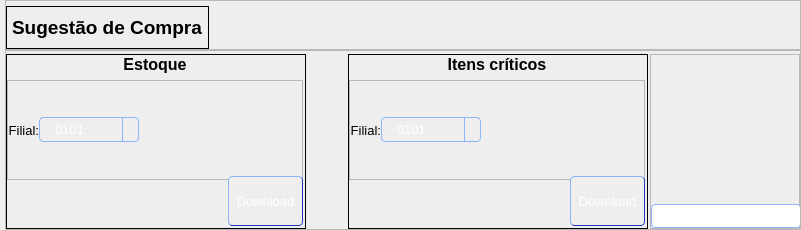
            <widget class="QWidget" name="sug_comp">
             <property name="styleSheet">
              <string notr="true">background-color: rgb(238, 238, 238);</string>
             </property>
             <layout class="QVBoxLayout" name="verticalLayout_5">
              <property name="spacing">
               <number>0</number>
              </property>
              <property name="leftMargin">
               <number>5</number>
              </property>
              <property name="topMargin">
               <number>0</number>
              </property>
              <property name="rightMargin">
               <number>0</number>
              </property>
              <property name="bottomMargin">
               <number>0</number>
              </property>
              <item>
               <widget class="QFrame" name="sug_top_frame">
                <property name="minimumSize">
                 <size>
                  <width>0</width>
                  <height>50</height>
                 </size>
                </property>
                <property name="maximumSize">
                 <size>
                  <width>16777215</width>
                  <height>50</height>
                 </size>
                </property>
                <property name="frameShape">
                 <enum>QFrame::StyledPanel</enum>
                </property>
                <property name="frameShadow">
                 <enum>QFrame::Raised</enum>
                </property>
                <layout class="QHBoxLayout" name="horizontalLayout_6">
                 <property name="spacing">
                  <number>0</number>
                 </property>
                 <property name="leftMargin">
                  <number>0</number>
                 </property>
                 <property name="topMargin">
                  <number>5</number>
                 </property>
                 <property name="rightMargin">
                  <number>0</number>
                 </property>
                 <property name="bottomMargin">
                  <number>0</number>
                 </property>
                 <item>
                  <widget class="QLabel" name="sug_title">
                   <property name="minimumSize">
                    <size>
                     <width>100</width>
                     <height>0</height>
                    </size>
                   </property>
                   <property name="font">
                    <font>
                     <pointsize>14</pointsize>
                     <weight>75</weight>
                     <bold>true</bold>
                    </font>
                   </property>
                   <property name="frameShape">
                    <enum>QFrame::Box</enum>
                   </property>
                   <property name="text">
                    <string>Sugestão de Compra</string>
                   </property>
                  </widget>
                 </item>
                 <item>
                  <spacer name="horizontalSpacer_11">
                   <property name="orientation">
                    <enum>Qt::Horizontal</enum>
                   </property>
                   <property name="sizeHint" stdset="0">
                    <size>
                     <width>40</width>
                     <height>20</height>
                    </size>
                   </property>
                  </spacer>
                 </item>
                </layout>
               </widget>
              </item>
              <item>
               <widget class="QFrame" name="base_frame">
                <property name="maximumSize">
                 <size>
                  <width>16777215</width>
                  <height>16777215</height>
                 </size>
                </property>
                <property name="styleSheet">
                 <string notr="true">background-color: rgb(238, 238, 238);</string>
                </property>
                <property name="frameShape">
                 <enum>QFrame::StyledPanel</enum>
                </property>
                <property name="frameShadow">
                 <enum>QFrame::Raised</enum>
                </property>
                <layout class="QHBoxLayout" name="horizontalLayout_2">
                 <property name="spacing">
                  <number>2</number>
                 </property>
                 <property name="leftMargin">
                  <number>0</number>
                 </property>
                 <property name="topMargin">
                  <number>3</number>
                 </property>
                 <property name="rightMargin">
                  <number>0</number>
                 </property>
                 <property name="bottomMargin">
                  <number>0</number>
                 </property>
                 <item alignment="Qt::AlignTop">
                  <widget class="QFrame" name="sug_option_frame">
                   <property name="minimumSize">
                    <size>
                     <width>300</width>
                     <height>0</height>
                    </size>
                   </property>
                   <property name="maximumSize">
                    <size>
                     <width>350</width>
                     <height>175</height>
                    </size>
                   </property>
                   <property name="styleSheet">
                    <string notr="true">background-color: rgb(238, 238, 238);</string>
                   </property>
                   <property name="frameShape">
                    <enum>QFrame::Box</enum>
                   </property>
                   <property name="frameShadow">
                    <enum>QFrame::Plain</enum>
                   </property>
                   <layout class="QVBoxLayout" name="verticalLayout_18">
                    <property name="spacing">
                     <number>0</number>
                    </property>
                    <property name="leftMargin">
                     <number>0</number>
                    </property>
                    <property name="topMargin">
                     <number>0</number>
                    </property>
                    <property name="rightMargin">
                     <number>2</number>
                    </property>
                    <property name="bottomMargin">
                     <number>2</number>
                    </property>
                    <item>
                     <widget class="QLabel" name="label_4">
                      <property name="minimumSize">
                       <size>
                        <width>100</width>
                        <height>25</height>
                       </size>
                      </property>
                      <property name="maximumSize">
                       <size>
                        <width>16777215</width>
                        <height>25</height>
                       </size>
                      </property>
                      <property name="font">
                       <font>
                        <pointsize>12</pointsize>
                        <weight>75</weight>
                        <bold>true</bold>
                       </font>
                      </property>
                      <property name="layoutDirection">
                       <enum>Qt::LeftToRight</enum>
                      </property>
                      <property name="text">
                       <string>Estoque</string>
                      </property>
                      <property name="textFormat">
                       <enum>Qt::PlainText</enum>
                      </property>
                      <property name="alignment">
                       <set>Qt::AlignHCenter|Qt::AlignTop</set>
                      </property>
                     </widget>
                    </item>
                    <item>
                     <widget class="QFrame" name="frame_12">
                      <property name="minimumSize">
                       <size>
                        <width>0</width>
                        <height>100</height>
                       </size>
                      </property>
                      <property name="maximumSize">
                       <size>
                        <width>16777215</width>
                        <height>100</height>
                       </size>
                      </property>
                      <property name="frameShape">
                       <enum>QFrame::StyledPanel</enum>
                      </property>
                      <property name="frameShadow">
                       <enum>QFrame::Raised</enum>
                      </property>
                      <layout class="QHBoxLayout" name="horizontalLayout_8">
                       <property name="spacing">
                        <number>0</number>
                       </property>
                       <property name="leftMargin">
                        <number>0</number>
                       </property>
                       <property name="topMargin">
                        <number>0</number>
                       </property>
                       <property name="rightMargin">
                        <number>0</number>
                       </property>
                       <property name="bottomMargin">
                        <number>0</number>
                       </property>
                       <item>
                        <widget class="QLabel" name="filial_sug">
                         <property name="minimumSize">
                          <size>
                           <width>0</width>
                           <height>50</height>
                          </size>
                         </property>
                         <property name="maximumSize">
                          <size>
                           <width>50</width>
                           <height>50</height>
                          </size>
                         </property>
                         <property name="font">
                          <font>
                           <pointsize>10</pointsize>
                          </font>
                         </property>
                         <property name="layoutDirection">
                          <enum>Qt::LeftToRight</enum>
                         </property>
                         <property name="styleSheet">
                          <string notr="true">color: rgb(0, 0, 0);</string>
                         </property>
                         <property name="text">
                          <string>Filial:</string>
                         </property>
                         <property name="textFormat">
                          <enum>Qt::AutoText</enum>
                         </property>
                         <property name="alignment">
                          <set>Qt::AlignRight|Qt::AlignTrailing|Qt::AlignVCenter</set>
                         </property>
                        </widget>
                       </item>
                       <item>
                        <widget class="QComboBox" name="filial_select">
                         <property name="minimumSize">
                          <size>
                           <width>100</width>
                           <height>25</height>
                          </size>
                         </property>
                         <property name="maximumSize">
                          <size>
                           <width>100</width>
                           <height>25</height>
                          </size>
                         </property>
                         <property name="font">
                          <font>
                           <pointsize>10</pointsize>
                          </font>
                         </property>
                         <property name="styleSheet">
                          <string notr="true">QComboBox {
    background-color: qlineargradient(x1:0, y1:0, x2:0, y2:1,
                      stop:0 rgb(90, 133, 250), stop:1 rgb(70, 113, 230));
    color: rgb(255, 255, 255);
    border: 1px solid rgb(140, 180, 250);
    border-radius: 4px;
    padding: 5px 15px;
}

QComboBox:hover {
    border: 1px solid rgb(160, 200, 255);
}

QComboBox::drop-down {
    subcontrol-origin: padding;
    subcontrol-position: top right;
    width: 15px;
    border-left: 1px solid rgb(140, 180, 250);
}

QComboBox::down-arrow {
    image: url(:/dependencies/seta.png);
    width: 20px;
    height: 20px;
}

QComboBox QAbstractItemView {
    border: 2px solid rgb(90, 133, 250);
    selection-background-color: rgb(70, 113, 230); /* Blue background */
    color: rgb(0, 0, 0); /* White text */
}</string>
                         </property>
                         <property name="currentText">
                          <string>0101</string>
                         </property>
                         <item>
                          <property name="text">
                           <string>0101</string>
                          </property>
                         </item>
                         <item>
                          <property name="text">
                           <string>0103</string>
                          </property>
                         </item>
                         <item>
                          <property name="text">
                           <string>0104</string>
                          </property>
                         </item>
                         <item>
                          <property name="text">
                           <string>0105</string>
                          </property>
                         </item>
                        </widget>
                       </item>
                       <item>
                        <spacer name="horizontalSpacer_8">
                         <property name="orientation">
                          <enum>Qt::Horizontal</enum>
                         </property>
                         <property name="sizeHint" stdset="0">
                          <size>
                           <width>40</width>
                           <height>20</height>
                          </size>
                         </property>
                        </spacer>
                       </item>
                      </layout>
                     </widget>
                    </item>
                    <item alignment="Qt::AlignRight">
                     <widget class="QPushButton" name="download_sug">
                      <property name="minimumSize">
                       <size>
                        <width>75</width>
                        <height>50</height>
                       </size>
                      </property>
                      <property name="maximumSize">
                       <size>
                        <width>75</width>
                        <height>50</height>
                       </size>
                      </property>
                      <property name="font">
                       <font>
                        <pointsize>10</pointsize>
                       </font>
                      </property>
                      <property name="focusPolicy">
                       <enum>Qt::WheelFocus</enum>
                      </property>
                      <property name="autoFillBackground">
                       <bool>false</bool>
                      </property>
                      <property name="styleSheet">
                       <string notr="true">QPushButton {
    background-color: qlineargradient(x1:0, y1:0, x2:0, y2:1,
                      stop:0 rgb(90, 133, 250), stop:1 rgb(70, 113, 230));
    color: rgb(255, 255, 255);
    border-top: 1px solid rgb(140, 180, 250);
    border-left: 1px solid rgb(140, 180, 250);
    border-bottom: 1px solid rgb(30, 53, 190);
    border-right: 1px solid rgb(30, 53, 190);
    border-radius: 4px;
    box-shadow: 5px 5px 10px rgba(0, 0, 0, 0.3);
    text-align: center;
}

QPushButton:pressed {
    background-color: qlineargradient(x1:0, y1:0, x2:0, y2:1,
                      stop:0 rgb(60, 93, 210), stop:1 rgb(50, 83, 200));
    box-shadow: 2px 2px 5px rgba(0, 0, 0, 0.2); /* Smaller shadow for pressed state */
    border-top: 1px solid rgb(120, 160, 230);
    border-bottom: 1px solid rgb(20, 43, 180);
}
</string>
                      </property>
                      <property name="text">
                       <string>Download</string>
                      </property>
                      <property name="default">
                       <bool>true</bool>
                      </property>
                      <property name="flat">
                       <bool>true</bool>
                      </property>
                     </widget>
                    </item>
                    <item>
                     <spacer name="verticalSpacer_8">
                      <property name="orientation">
                       <enum>Qt::Vertical</enum>
                      </property>
                      <property name="sizeHint" stdset="0">
                       <size>
                        <width>20</width>
                        <height>40</height>
                       </size>
                      </property>
                     </spacer>
                    </item>
                   </layout>
                  </widget>
                 </item>
                 <item>
                  <spacer name="horizontalSpacer_17">
                   <property name="orientation">
                    <enum>Qt::Horizontal</enum>
                   </property>
                   <property name="sizeHint" stdset="0">
                    <size>
                     <width>40</width>
                     <height>20</height>
                    </size>
                   </property>
                  </spacer>
                 </item>
                 <item alignment="Qt::AlignTop">
                  <widget class="QFrame" name="fut_sug_frame">
                   <property name="minimumSize">
                    <size>
                     <width>300</width>
                     <height>0</height>
                    </size>
                   </property>
                   <property name="maximumSize">
                    <size>
                     <width>350</width>
                     <height>175</height>
                    </size>
                   </property>
                   <property name="styleSheet">
                    <string notr="true">background-color: rgb(238, 238, 238);</string>
                   </property>
                   <property name="frameShape">
                    <enum>QFrame::Box</enum>
                   </property>
                   <property name="frameShadow">
                    <enum>QFrame::Plain</enum>
                   </property>
                   <layout class="QVBoxLayout" name="verticalLayout_19">
                    <property name="spacing">
                     <number>0</number>
                    </property>
                    <property name="leftMargin">
                     <number>0</number>
                    </property>
                    <property name="topMargin">
                     <number>0</number>
                    </property>
                    <property name="rightMargin">
                     <number>2</number>
                    </property>
                    <property name="bottomMargin">
                     <number>2</number>
                    </property>
                    <item>
                     <widget class="QLabel" name="label_5">
                      <property name="minimumSize">
                       <size>
                        <width>100</width>
                        <height>25</height>
                       </size>
                      </property>
                      <property name="maximumSize">
                       <size>
                        <width>16777215</width>
                        <height>25</height>
                       </size>
                      </property>
                      <property name="font">
                       <font>
                        <pointsize>12</pointsize>
                        <weight>75</weight>
                        <bold>true</bold>
                       </font>
                      </property>
                      <property name="layoutDirection">
                       <enum>Qt::LeftToRight</enum>
                      </property>
                      <property name="frameShape">
                       <enum>QFrame::NoFrame</enum>
                      </property>
                      <property name="text">
                       <string>Itens críticos</string>
                      </property>
                      <property name="textFormat">
                       <enum>Qt::PlainText</enum>
                      </property>
                      <property name="alignment">
                       <set>Qt::AlignHCenter|Qt::AlignTop</set>
                      </property>
                     </widget>
                    </item>
                    <item>
                     <widget class="QFrame" name="frame_19">
                      <property name="minimumSize">
                       <size>
                        <width>0</width>
                        <height>100</height>
                       </size>
                      </property>
                      <property name="frameShape">
                       <enum>QFrame::StyledPanel</enum>
                      </property>
                      <property name="frameShadow">
                       <enum>QFrame::Raised</enum>
                      </property>
                      <layout class="QHBoxLayout" name="horizontalLayout_10">
                       <property name="spacing">
                        <number>0</number>
                       </property>
                       <property name="leftMargin">
                        <number>0</number>
                       </property>
                       <property name="topMargin">
                        <number>0</number>
                       </property>
                       <property name="rightMargin">
                        <number>0</number>
                       </property>
                       <property name="bottomMargin">
                        <number>0</number>
                       </property>
                       <item>
                        <widget class="QLabel" name="filial_sug_fut">
                         <property name="maximumSize">
                          <size>
                           <width>50</width>
                           <height>100</height>
                          </size>
                         </property>
                         <property name="font">
                          <font>
                           <pointsize>10</pointsize>
                          </font>
                         </property>
                         <property name="layoutDirection">
                          <enum>Qt::LeftToRight</enum>
                         </property>
                         <property name="styleSheet">
                          <string notr="true">color: rgb(0, 0, 0);</string>
                         </property>
                         <property name="text">
                          <string>Filial:</string>
                         </property>
                         <property name="textFormat">
                          <enum>Qt::AutoText</enum>
                         </property>
                         <property name="alignment">
                          <set>Qt::AlignRight|Qt::AlignTrailing|Qt::AlignVCenter</set>
                         </property>
                        </widget>
                       </item>
                       <item>
                        <widget class="QComboBox" name="filial_select_fut">
                         <property name="minimumSize">
                          <size>
                           <width>100</width>
                           <height>25</height>
                          </size>
                         </property>
                         <property name="maximumSize">
                          <size>
                           <width>100</width>
                           <height>25</height>
                          </size>
                         </property>
                         <property name="font">
                          <font>
                           <pointsize>10</pointsize>
                          </font>
                         </property>
                         <property name="styleSheet">
                          <string notr="true">QComboBox {
    background-color: qlineargradient(x1:0, y1:0, x2:0, y2:1,
                      stop:0 rgb(90, 133, 250), stop:1 rgb(70, 113, 230));
    color: rgb(255, 255, 255);
    border: 1px solid rgb(140, 180, 250);
    border-radius: 4px;
    padding: 5px 15px;
}

QComboBox:hover {
    border: 1px solid rgb(160, 200, 255);
}

QComboBox::drop-down {
    subcontrol-origin: padding;
    subcontrol-position: top right;
    width: 15px;
    border-left: 1px solid rgb(140, 180, 250);
}

QComboBox::down-arrow {
    image: url(:/dependencies/seta.png);
    width: 20px;
    height: 20px;
}

QComboBox QAbstractItemView {
    border: 2px solid rgb(90, 133, 250);
    selection-background-color: rgb(70, 113, 230); /* Blue background */
    color: rgb(0, 0, 0); /* White text */
}</string>
                         </property>
                         <property name="currentText">
                          <string>0101</string>
                         </property>
                         <item>
                          <property name="text">
                           <string>0101</string>
                          </property>
                         </item>
                         <item>
                          <property name="text">
                           <string>0103</string>
                          </property>
                         </item>
                         <item>
                          <property name="text">
                           <string>0104</string>
                          </property>
                         </item>
                         <item>
                          <property name="text">
                           <string>0105</string>
                          </property>
                         </item>
                        </widget>
                       </item>
                       <item>
                        <spacer name="horizontalSpacer_9">
                         <property name="orientation">
                          <enum>Qt::Horizontal</enum>
                         </property>
                         <property name="sizeHint" stdset="0">
                          <size>
                           <width>40</width>
                           <height>20</height>
                          </size>
                         </property>
                        </spacer>
                       </item>
                      </layout>
                     </widget>
                    </item>
                    <item alignment="Qt::AlignRight">
                     <widget class="QPushButton" name="download_fut_sug">
                      <property name="minimumSize">
                       <size>
                        <width>75</width>
                        <height>50</height>
                       </size>
                      </property>
                      <property name="maximumSize">
                       <size>
                        <width>75</width>
                        <height>50</height>
                       </size>
                      </property>
                      <property name="font">
                       <font>
                        <pointsize>10</pointsize>
                       </font>
                      </property>
                      <property name="focusPolicy">
                       <enum>Qt::WheelFocus</enum>
                      </property>
                      <property name="autoFillBackground">
                       <bool>false</bool>
                      </property>
                      <property name="styleSheet">
                       <string notr="true">QPushButton {
    background-color: qlineargradient(x1:0, y1:0, x2:0, y2:1,
                      stop:0 rgb(90, 133, 250), stop:1 rgb(70, 113, 230));
    color: rgb(255, 255, 255);
    border-top: 1px solid rgb(140, 180, 250);
    border-left: 1px solid rgb(140, 180, 250);
    border-bottom: 1px solid rgb(30, 53, 190);
    border-right: 1px solid rgb(30, 53, 190);
    border-radius: 4px;
    box-shadow: 5px 5px 10px rgba(0, 0, 0, 0.3);
    text-align: center;
}

QPushButton:pressed {
    background-color: qlineargradient(x1:0, y1:0, x2:0, y2:1,
                      stop:0 rgb(60, 93, 210), stop:1 rgb(50, 83, 200));
    box-shadow: 2px 2px 5px rgba(0, 0, 0, 0.2); /* Smaller shadow for pressed state */
    border-top: 1px solid rgb(120, 160, 230);
    border-bottom: 1px solid rgb(20, 43, 180);
}
</string>
                      </property>
                      <property name="text">
                       <string>Download</string>
                      </property>
                      <property name="default">
                       <bool>true</bool>
                      </property>
                      <property name="flat">
                       <bool>true</bool>
                      </property>
                     </widget>
                    </item>
                    <item>
                     <spacer name="verticalSpacer_14">
                      <property name="orientation">
                       <enum>Qt::Vertical</enum>
                      </property>
                      <property name="sizeHint" stdset="0">
                       <size>
                        <width>20</width>
                        <height>382</height>
                       </size>
                      </property>
                     </spacer>
                    </item>
                   </layout>
                  </widget>
                 </item>
                 <item alignment="Qt::AlignLeft">
                  <widget class="QFrame" name="frame_9">
                   <property name="minimumSize">
                    <size>
                     <width>150</width>
                     <height>0</height>
                    </size>
                   </property>
                   <property name="maximumSize">
                    <size>
                     <width>150</width>
                     <height>16777215</height>
                    </size>
                   </property>
                   <property name="frameShape">
                    <enum>QFrame::StyledPanel</enum>
                   </property>
                   <property name="frameShadow">
                    <enum>QFrame::Raised</enum>
                   </property>
                   <layout class="QVBoxLayout" name="verticalLayout_2">
                    <property name="spacing">
                     <number>0</number>
                    </property>
                    <property name="leftMargin">
                     <number>0</number>
                    </property>
                    <property name="topMargin">
                     <number>0</number>
                    </property>
                    <property name="rightMargin">
                     <number>0</number>
                    </property>
                    <property name="bottomMargin">
                     <number>0</number>
                    </property>
                    <item>
                     <spacer name="horizontalSpacer_12">
                      <property name="orientation">
                       <enum>Qt::Horizontal</enum>
                      </property>
                      <property name="sizeHint" stdset="0">
                       <size>
                        <width>40</width>
                        <height>20</height>
                       </size>
                      </property>
                     </spacer>
                    </item>
                    <item>
                     <spacer name="verticalSpacer_6">
                      <property name="orientation">
                       <enum>Qt::Vertical</enum>
                      </property>
                      <property name="sizeHint" stdset="0">
                       <size>
                        <width>20</width>
                        <height>40</height>
                       </size>
                      </property>
                     </spacer>
                    </item>
                    <item alignment="Qt::AlignRight|Qt::AlignBottom">
                     <widget class="QProgressBar" name="progress_sug">
                      <property name="minimumSize">
                       <size>
                        <width>150</width>
                        <height>0</height>
                       </size>
                      </property>
                      <property name="maximumSize">
                       <size>
                        <width>150</width>
                        <height>16777215</height>
                       </size>
                      </property>
                      <property name="focusPolicy">
                       <enum>Qt::WheelFocus</enum>
                      </property>
                      <property name="styleSheet">
                       <string notr="true">QProgressBar {
    border: 1px solid rgb(140, 180, 250);
    border-radius: 4px;
    text-align: center;
    background-color: rgb(255, 255, 255);
}

QProgressBar::chunk {
    background-color: qlineargradient(x1:0, y1:0, x2:0, y2:1,
                      stop:0 rgb(90, 133, 250), stop:1 rgb(70, 113, 230));
    border-radius: 3px; /* Slightly less than the progress bar for a nice effect */
}

QProgressBar::chunk:indeterminate {
    background-color: qlineargradient(x1:0, y1:0, x2:1, y2:0,
                      stop:0 rgb(90, 133, 250), stop:1 rgb(70, 113, 230));
}
</string>
                      </property>
                      <property name="maximum">
                       <number>0</number>
                      </property>
                      <property name="value">
                       <number>-1</number>
                      </property>
                      <property name="textVisible">
                       <bool>false</bool>
                      </property>
                      <property name="invertedAppearance">
                       <bool>false</bool>
                      </property>
                      <property name="format">
                       <string>%p%</string>
                      </property>
                     </widget>
                    </item>
                   </layout>
                  </widget>
                 </item>
                </layout>
               </widget>
              </item>
             </layout>
            </widget>
